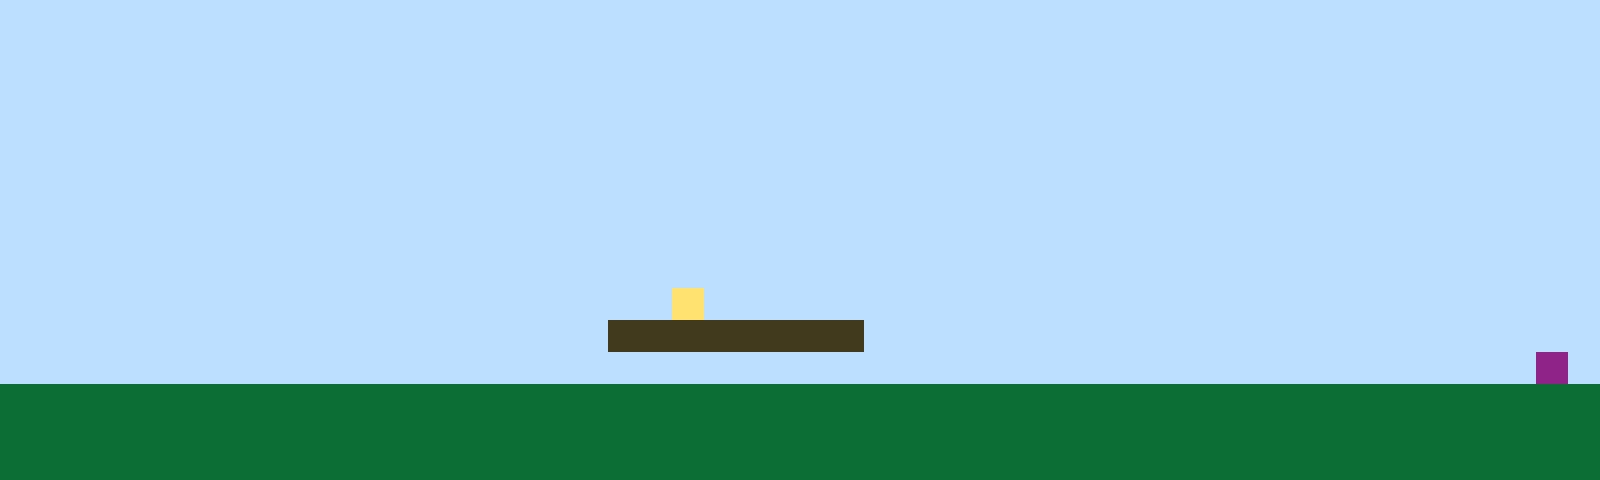

Tiled map render using the project's own tile images. Description and the whole map definition, tile-layer contents included, below:
An orthogonal 50x15 tile map with 32x32 px tiles, 1 tile layer (Tile Layer 1).

<map version="1.10" tiledversion="1.11.2" orientation="orthogonal" renderorder="right-up" width="50" height="15" tilewidth="32" tileheight="32" infinite="0" nextlayerid="2" nextobjectid="1"><editorsettings><export target="map1.csv" format="csv" /></editorsettings><tileset firstgid="1" name="sprites" tilewidth="32" tileheight="32" tilecount="6" columns="3"><image source="sprites.png" width="96" height="64" /></tileset><layer id="1" name="Tile Layer 1" width="50" height="15"><data encoding="csv">1,1,1,1,1,1,1,1,1,1,1,1,1,1,1,1,1,1,1,1,1,1,1,1,1,1,1,1,1,1,1,1,1,1,1,1,1,1,1,1,1,1,1,1,1,1,1,1,1,1,1,1,1,1,1,1,1,1,1,1,1,1,1,1,1,1,1,1,1,1,1,1,1,1,1,1,1,1,1,1,1,1,1,1,1,1,1,1,1,1,1,1,1,1,1,1,1,1,1,1,1,1,1,1,1,1,1,1,1,1,1,1,1,1,1,1,1,1,1,1,1,1,1,1,1,1,1,1,1,1,1,1,1,1,1,1,1,1,1,1,1,1,1,1,1,1,1,1,1,1,1,1,1,1,1,1,1,1,1,1,1,1,1,1,1,1,1,1,1,1,1,1,1,1,1,1,1,1,1,1,1,1,1,1,1,1,1,1,1,1,1,1,1,1,1,1,1,1,1,1,1,1,1,1,1,1,1,1,1,1,1,1,1,1,1,1,1,1,1,1,1,1,1,1,1,1,1,1,1,1,1,1,1,1,1,1,1,1,1,1,1,1,1,1,1,1,1,1,1,1,1,1,1,1,1,1,1,1,1,1,1,1,1,1,1,1,1,1,1,1,1,1,1,1,1,1,1,1,1,1,1,1,1,1,1,1,1,1,1,1,1,1,1,1,1,1,1,1,1,1,1,1,1,1,1,1,1,1,1,1,1,1,1,1,1,1,1,1,1,1,1,1,1,1,1,1,1,1,1,1,1,1,1,1,1,1,1,1,1,1,1,1,1,1,1,1,1,1,1,1,1,1,1,1,1,1,1,1,1,1,1,1,1,1,1,1,1,1,1,1,1,1,1,1,1,1,1,1,1,1,1,1,1,1,1,1,1,1,1,1,1,1,1,1,1,1,1,1,1,1,1,1,1,1,1,1,1,1,1,1,1,1,1,1,1,1,1,1,1,1,1,1,1,1,1,1,1,1,1,1,1,1,1,1,1,1,1,1,1,1,1,1,1,1,1,1,1,1,1,1,1,1,1,1,1,1,1,1,1,1,1,1,1,1,1,1,1,1,1,1,1,4,1,1,1,1,1,1,1,1,1,1,1,1,1,1,1,1,1,1,1,1,1,1,1,1,1,1,1,1,1,1,1,1,1,1,1,1,1,1,1,1,1,1,1,1,1,1,1,3,3,3,3,3,3,3,3,1,1,1,1,1,1,1,1,1,1,1,1,1,1,1,1,1,1,1,1,1,1,1,1,1,1,1,1,1,1,1,1,1,1,1,1,1,1,1,1,1,1,1,1,1,1,1,1,1,1,1,1,1,1,1,1,1,1,1,1,1,1,1,1,1,1,1,1,1,1,1,6,1,2,2,2,2,2,2,2,2,2,2,2,2,2,2,2,2,2,2,2,2,2,2,2,2,2,2,2,2,2,2,2,2,2,2,2,2,2,2,2,2,2,2,2,2,2,2,2,2,2,2,2,2,2,2,2,2,2,2,2,2,2,2,2,2,2,2,2,2,2,2,2,2,2,2,2,2,2,2,2,2,2,2,2,2,2,2,2,2,2,2,2,2,2,2,2,2,2,2,2,2,2,2,2,2,2,2,2,2,2,2,2,2,2,2,2,2,2,2,2,2,2,2,2,2,2,2,2,2,2,2,2,2,2,2,2,2,2,2,2,2,2,2,2,2,2,2,2,2,2,2</data></layer></map>
